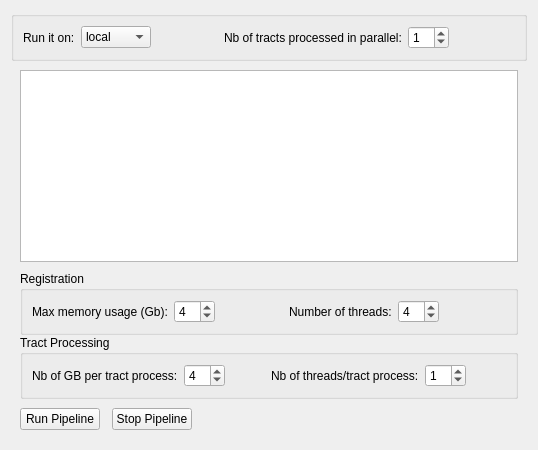
      <widget class="QWidget" name="Execution_tab">
       <attribute name="title">
        <string>Execution</string>
       </attribute>
       <layout class="QVBoxLayout" name="verticalLayout_29">
        <property name="spacing">
         <number>0</number>
        </property>
        <item>
         <widget class="QWidget" name="widget_28" native="true">
          <layout class="QHBoxLayout" name="horizontalLayout_19">
           <property name="spacing">
            <number>0</number>
           </property>
           <property name="leftMargin">
            <number>0</number>
           </property>
           <property name="topMargin">
            <number>0</number>
           </property>
           <property name="rightMargin">
            <number>0</number>
           </property>
           <property name="bottomMargin">
            <number>0</number>
           </property>
           <item>
            <widget class="QGroupBox" name="groupBox_3">
             <property name="title">
              <string/>
             </property>
             <layout class="QHBoxLayout" name="horizontalLayout_23">
              <item>
               <widget class="QLabel" name="computingSystem_label">
                <property name="text">
                 <string>Run it on:</string>
                </property>
               </widget>
              </item>
              <item>
               <widget class="QComboBox" name="para_computingSystem_comboBox">
                <item>
                 <property name="text">
                  <string>local</string>
                 </property>
                </item>
                <item>
                 <property name="text">
                  <string>killdevil</string>
                 </property>
                </item>
               </widget>
              </item>
              <item>
               <spacer name="horizontalSpacer_5">
                <property name="orientation">
                 <enum>Qt::Horizontal</enum>
                </property>
                <property name="sizeHint" stdset="0">
                 <size>
                  <width>40</width>
                  <height>20</height>
                 </size>
                </property>
               </spacer>
              </item>
              <item>
               <widget class="QLabel" name="nbTractsProcessed_label">
                <property name="toolTip">
                 <string>Number of processes started in parallel. Make sure that your computer has enough memory.</string>
                </property>
                <property name="text">
                 <string>Nb of tracts processed in parallel:</string>
                </property>
               </widget>
              </item>
              <item>
               <widget class="QSpinBox" name="para_nbTractsProcessed_spinBox">
                <property name="toolTip">
                 <string>Number of processes started in parallel. Make sure that your computer has enough memory.</string>
                </property>
                <property name="value">
                 <number>1</number>
                </property>
               </widget>
              </item>
              <item>
               <spacer name="horizontalSpacer_7">
                <property name="orientation">
                 <enum>Qt::Horizontal</enum>
                </property>
                <property name="sizeHint" stdset="0">
                 <size>
                  <width>40</width>
                  <height>20</height>
                 </size>
                </property>
               </spacer>
              </item>
             </layout>
            </widget>
           </item>
          </layout>
         </widget>
        </item>
        <item>
         <widget class="QWidget" name="log_widget" native="true">
          <layout class="QHBoxLayout" name="horizontalLayout_20" stretch="0">
           <property name="spacing">
            <number>6</number>
           </property>
           <property name="topMargin">
            <number>9</number>
           </property>
           <item>
            <widget class="QPlainTextEdit" name="log_textEdit"/>
           </item>
          </layout>
         </widget>
        </item>
        <item>
         <widget class="QWidget" name="widget_24" native="true">
          <layout class="QHBoxLayout" name="horizontalLayout_5" stretch="0">
           <property name="spacing">
            <number>300</number>
           </property>
           <property name="leftMargin">
            <number>9</number>
           </property>
           <property name="topMargin">
            <number>0</number>
           </property>
           <property name="rightMargin">
            <number>9</number>
           </property>
           <property name="bottomMargin">
            <number>0</number>
           </property>
           <item>
            <widget class="QGroupBox" name="groupBox">
             <property name="title">
              <string>Registration</string>
             </property>
             <layout class="QHBoxLayout" name="horizontalLayout_22">
              <item>
               <widget class="QLabel" name="label">
                <property name="text">
                 <string>Max memory usage (Gb):</string>
                </property>
               </widget>
              </item>
              <item>
               <widget class="QSpinBox" name="para_nb_memory_registration_spinBox">
                <property name="singleStep">
                 <number>1</number>
                </property>
                <property name="value">
                 <number>4</number>
                </property>
               </widget>
              </item>
              <item>
               <spacer name="horizontalSpacer_3">
                <property name="orientation">
                 <enum>Qt::Horizontal</enum>
                </property>
                <property name="sizeHint" stdset="0">
                 <size>
                  <width>40</width>
                  <height>20</height>
                 </size>
                </property>
               </spacer>
              </item>
              <item>
               <widget class="QLabel" name="nb_threads_label">
                <property name="text">
                 <string>Number of threads:</string>
                </property>
               </widget>
              </item>
              <item>
               <widget class="QSpinBox" name="para_nb_threads_spinBox">
                <property name="value">
                 <number>4</number>
                </property>
               </widget>
              </item>
              <item>
               <spacer name="horizontalSpacer_8">
                <property name="orientation">
                 <enum>Qt::Horizontal</enum>
                </property>
                <property name="sizeHint" stdset="0">
                 <size>
                  <width>40</width>
                  <height>20</height>
                 </size>
                </property>
               </spacer>
              </item>
             </layout>
            </widget>
           </item>
          </layout>
         </widget>
        </item>
        <item>
         <widget class="QWidget" name="widget_7" native="true">
          <layout class="QHBoxLayout" name="horizontalLayout_3">
           <property name="spacing">
            <number>0</number>
           </property>
           <property name="leftMargin">
            <number>9</number>
           </property>
           <property name="topMargin">
            <number>0</number>
           </property>
           <property name="bottomMargin">
            <number>0</number>
           </property>
           <item>
            <widget class="QGroupBox" name="groupBox_2">
             <property name="title">
              <string>Tract Processing</string>
             </property>
             <layout class="QHBoxLayout" name="horizontalLayout_16">
              <item>
               <widget class="QLabel" name="nb_memory_label">
                <property name="text">
                 <string>Nb of GB per tract process:</string>
                </property>
               </widget>
              </item>
              <item>
               <widget class="QSpinBox" name="para_nb_memory_spinBox">
                <property name="value">
                 <number>4</number>
                </property>
               </widget>
              </item>
              <item>
               <spacer name="horizontalSpacer_4">
                <property name="orientation">
                 <enum>Qt::Horizontal</enum>
                </property>
                <property name="sizeHint" stdset="0">
                 <size>
                  <width>40</width>
                  <height>20</height>
                 </size>
                </property>
               </spacer>
              </item>
              <item>
               <widget class="QLabel" name="nbCores_label">
                <property name="toolTip">
                 <string>Setting of ITK_GLOBAL_DEFAULT_NUMBER_OF_THREADS to force ITK filters to use this number of threads.</string>
                </property>
                <property name="text">
                 <string>Nb of threads/tract process:</string>
                </property>
               </widget>
              </item>
              <item>
               <widget class="QSpinBox" name="para_nbCores_spinBox">
                <property name="toolTip">
                 <string>Setting of ITK_GLOBAL_DEFAULT_NUMBER_OF_THREADS to force ITK filters to use this number of threads.</string>
                </property>
                <property name="value">
                 <number>1</number>
                </property>
               </widget>
              </item>
              <item>
               <spacer name="horizontalSpacer_9">
                <property name="orientation">
                 <enum>Qt::Horizontal</enum>
                </property>
                <property name="sizeHint" stdset="0">
                 <size>
                  <width>40</width>
                  <height>20</height>
                 </size>
                </property>
               </spacer>
              </item>
             </layout>
            </widget>
           </item>
          </layout>
         </widget>
        </item>
        <item>
         <widget class="QWidget" name="widget_2" native="true">
          <layout class="QHBoxLayout" name="horizontalLayout_14">
           <property name="spacing">
            <number>12</number>
           </property>
           <item>
            <widget class="QPushButton" name="runPipeline_pushButton">
             <property name="text">
              <string>Run Pipeline</string>
             </property>
             <property name="icon">
              <iconset>
               <normaloff>:/icons/icons/run-button.png</normaloff>:/icons/icons/run-button.png</iconset>
             </property>
             <property name="iconSize">
              <size>
               <width>24</width>
               <height>15</height>
              </size>
             </property>
            </widget>
           </item>
           <item>
            <widget class="QPushButton" name="stopPipeline_pushButton">
             <property name="text">
              <string>Stop Pipeline</string>
             </property>
             <property name="icon">
              <iconset>
               <normaloff>:/icons/icons/stop-button.png</normaloff>:/icons/icons/stop-button.png</iconset>
             </property>
             <property name="iconSize">
              <size>
               <width>15</width>
               <height>15</height>
              </size>
             </property>
            </widget>
           </item>
           <item>
            <spacer name="horizontalSpacer_6">
             <property name="orientation">
              <enum>Qt::Horizontal</enum>
             </property>
             <property name="sizeHint" stdset="0">
              <size>
               <width>40</width>
               <height>20</height>
              </size>
             </property>
            </spacer>
           </item>
          </layout>
         </widget>
        </item>
       </layout>
      </widget>
